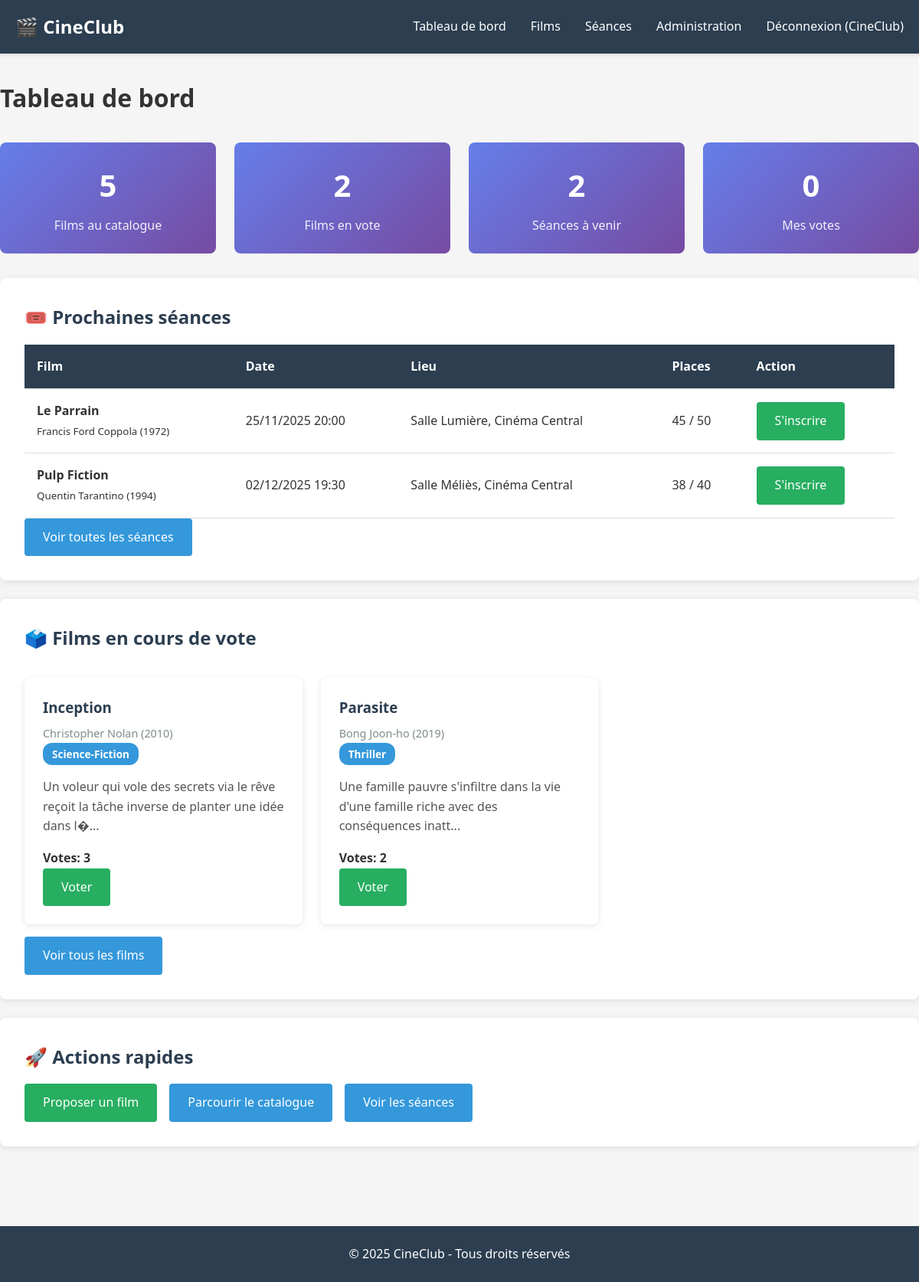
/dashboard.php (signed in), run on the app's committed database.
### tables this page shows
CREATE TABLE seances (
    id INT PRIMARY KEY AUTO_INCREMENT,
    film_id INT NOT NULL,
    date_seance DATETIME NOT NULL,
    lieu VARCHAR(200) NOT NULL,
    capacite_max INT DEFAULT 50,
    places_restantes INT DEFAULT 50,
    FOREIGN KEY (film_id) REFERENCES films(id) ON DELETE CASCADE,
    INDEX idx_date (date_seance),
    INDEX idx_film (film_id)
);

CREATE TABLE films (
    id INT PRIMARY KEY AUTO_INCREMENT,
    titre VARCHAR(200) NOT NULL,
    realisateur VARCHAR(150) NOT NULL,
    annee INT NOT NULL,
    genre VARCHAR(50) NOT NULL,
    synopsis TEXT,
    duree INT,
    statut ENUM('propose', 'en_vote', 'programme', 'visionne') DEFAULT 'propose',
    user_id INT NOT NULL,
    date_proposition DATETIME DEFAULT CURRENT_TIMESTAMP,
    FOREIGN KEY (user_id) REFERENCES users(id) ON DELETE CASCADE,
    INDEX idx_statut (statut),
    INDEX idx_user (user_id)
);

### config/database.php (called while the page is built, shortened)
<?php
function isLoggedIn() {
    return isset($_SESSION['user_id']);
}
function isAdmin() {
    return isset($_SESSION['role']) && $_SESSION['role'] === 'admin';
}
?>

### dashboard.php (the view, shortened to what this page needs)
<?php
require_once 'config/database.php';
$stmt = $pdo->query("SELECT COUNT(*) as total FROM films");
$total_films = $stmt->fetch()['total'];
$stmt = $pdo->query("SELECT COUNT(*) as total FROM films WHERE statut = 'en_vote'");
$films_en_vote = $stmt->fetch()['total'];
$stmt = $pdo->query("SELECT COUNT(*) as total FROM seances WHERE date_seance >= NOW()");
$prochaines_seances = $stmt->fetch()['total'];
$stmt = $pdo->prepare("SELECT COUNT(*) as total FROM votes WHERE user_id = ?");
$stmt->execute([$_SESSION['user_id']]);
$mes_votes = $stmt->fetch()['total'];
$stmt = $pdo->query("
    SELECT s.*, f.titre, f.realisateur, f.annee,
           (SELECT COUNT(*) FROM participations WHERE seance_id = s.id) as inscrits
    FROM seances s
    JOIN films f ON s.film_id = f.id
    WHERE s.date_seance >= NOW()
    ORDER BY s.date_seance ASC
    LIMIT 3
");
$prochaines_seances_list = $stmt->fetchAll();
$stmt = $pdo->query("
    SELECT f.*, u.prenom, u.nom,
           (SELECT COUNT(*) FROM votes WHERE film_id = f.id) as total_votes,
           (SELECT COUNT(*) FROM votes WHERE film_id = f.id AND user_id = {$_SESSION['user_id']}) as user_voted
    FROM films f
    JOIN users u ON f.user_id = u.id
    WHERE f.statut = 'en_vote'
    ORDER BY total_votes DESC
    LIMIT 4
");
$films_vote = $stmt->fetchAll();
include 'includes/header.php';
?>
<h1 style="margin-bottom: 2rem;">Tableau de bord</h1>
<div class="stats-grid">
    <div class="stat-card">
        <h3><?php echo $total_films; ?></h3>
        <p>Films au catalogue</p>
    </div>
    <div class="stat-card">
        <h3><?php echo $films_en_vote; ?></h3>
        <p>Films en vote</p>
    </div>
    <div class="stat-card">
        <h3><?php echo $prochaines_seances; ?></h3>
        <p>Séances à venir</p>
    </div>
    <div class="stat-card">
        <h3><?php echo $mes_votes; ?></h3>
        <p>Mes votes</p>
    </div>
</div>
<div class="card">
    <h2>🎟️ Prochaines séances</h2>
    <?php if (empty($prochaines_seances_list)): ?>
        <p>Aucune séance programmée pour le moment.</p>
    <?php else: ?>
        <table class="table">
            <thead>
                <tr>
                    <th>Film</th>
                    <th>Date</th>
                    <th>Lieu</th>
                    <th>Places</th>
                    <th>Action</th>
                </tr>
            </thead>
            <tbody>
                <?php foreach ($prochaines_seances_list as $seance): ?>
                    <tr>
                        <td>
                            <strong><?php echo htmlspecialchars($seance['titre']); ?></strong><br>
                            <small><?php echo htmlspecialchars($seance['realisateur']); ?> (<?php echo $seance['annee']; ?>)</small>
                        </td>
                        <td><?php echo date('d/m/Y H:i', strtotime($seance['date_seance'])); ?></td>
                        <td><?php echo htmlspecialchars($seance['lieu']); ?></td>
                        <td><?php echo $seance['places_restantes']; ?> / <?php echo $seance['capacite_max']; ?></td>
                        <td>
                            <a href="seances.php?action=register&id=<?php echo $seance['id']; ?>" class="btn btn-success">S'inscrire</a>
                        </td>
                    </tr>
                <?php endforeach; ?>
            </tbody>
        </table>
        <a href="seances.php" class="btn">Voir toutes les séances</a>
    <?php endif; ?>
</div>
<div class="card">
    <h2>🗳️ Films en cours de vote</h2>
    <?php if (empty($films_vote)): ?>
        <p>Aucun film en vote actuellement.</p>
    <?php else: ?>
        <div class="films-grid">
            <?php foreach ($films_vote as $film): ?>
                <div class="film-card">
                    <h3><?php echo htmlspecialchars($film['titre']); ?></h3>
                    <p class="film-meta">
                        <?php echo htmlspecialchars($film['realisateur']); ?> (<?php echo $film['annee']; ?>)<br>
                        <span class="badge badge-vote"><?php echo $film['genre']; ?></span>
                    </p>
                    <p class="film-synopsis">
                        <?php echo substr(htmlspecialchars($film['synopsis']), 0, 100); ?>...
                    </p>
                    <p><strong>Votes: <?php echo $film['total_votes']; ?></strong></p>
                    <?php if ($film['user_voted'] > 0): ?>
                        <span class="badge badge-visionne">✓ Vous avez voté</span>
                    <?php else: ?>
                        <a href="vote.php?film_id=<?php echo $film['id']; ?>" class="btn btn-success">Voter</a>
                    <?php endif; ?>
                </div>
            <?php endforeach; ?>
        </div>
        <a href="films.php" class="btn" style="margin-top: 1rem;">Voir tous les films</a>
    <?php endif; ?>
</div>
<div class="card">
    <h2>🚀 Actions rapides</h2>
    <div style="display: flex; gap: 1rem; flex-wrap: wrap;">
        <a href="propose_film.php" class="btn btn-success">Proposer un film</a>
        <a href="films.php" class="btn">Parcourir le catalogue</a>
        <a href="seances.php" class="btn">Voir les séances</a>
    </div>
</div>
<?php include 'includes/footer.php'; ?>

### includes/header.php (shortened to what this page needs)
<!DOCTYPE html>
<html lang="fr">
<head>
    <link rel="stylesheet" href="css/style.css">
</head>
<body>
    <nav class="navbar">
        <div class="container">
            <a href="index.php" class="logo">🎬 CineClub</a>
            <ul class="nav-links">
                <?php if (isLoggedIn()): ?>
                    <li><a href="dashboard.php">Tableau de bord</a></li>
                    <li><a href="films.php">Films</a></li>
                    <li><a href="seances.php">Séances</a></li>
                    <?php if (isAdmin()): ?>
                        <li><a href="admin/index.php">Administration</a></li>
                    <?php endif; ?>
                    <li><a href="logout.php">Déconnexion (<?php echo $_SESSION['prenom']; ?>)</a></li>
                <?php else: ?>
                    <li><a href="login.php">Connexion</a></li>
                    <li><a href="register.php">Inscription</a></li>
                <?php endif; ?>
            </ul>
        </div>
    </nav>
    <div class="container main-content">

### includes/footer.php
</div>
    <footer class="footer">
        <div class="container">
            <p>&copy; 2025 CineClub - Tous droits réservés</p>
        </div>
    </footer>
</body>
</html>

### css/style.css (style rules this page uses)
* { margin: 0; padding: 0; box-sizing: border-box; }
body { font-family: 'Segoe UI', Tahoma, Geneva, Verdana, sans-serif; background-color: #f5f5f5; color: #333; line-height: 1.6; }
.container { max-width: 1200px; margin: 0 auto; padding: 0 20px; }
.navbar { background-color: #2c3e50; color: white; padding: 1rem 0; box-shadow: 0 2px 5px rgba(0,0,0,0.1); }
.navbar .container { display: flex; justify-content: space-between; align-items: center; }
.logo { font-size: 1.5rem; font-weight: bold; color: white; text-decoration: none; }
.nav-links { display: flex; list-style: none; gap: 2rem; }
.nav-links a { color: white; text-decoration: none; transition: color 0.3s; }
.main-content { min-height: calc(100vh - 120px); padding: 2rem 0; }
.card { background: white; border-radius: 8px; padding: 2rem; margin-bottom: 1.5rem; box-shadow: 0 2px 10px rgba(0,0,0,0.1); }
.card h2 { color: #2c3e50; margin-bottom: 1rem; }
.btn { display: inline-block; padding: 0.75rem 1.5rem; background-color: #3498db; color: white; border: none; border-radius: 4px; cursor: pointer; text-decoration: none; font-size: 1rem; transition: background-color 0.3s; }
.btn-success { background-color: #27ae60; }
.table { width: 100%; border-collapse: collapse; margin-top: 1rem; }
.table th, .table td { padding: 1rem; text-align: left; border-bottom: 1px solid #ddd; }
.table th { background-color: #2c3e50; color: white; font-weight: 600; }
.films-grid { display: grid; grid-template-columns: repeat(auto-fill, minmax(300px, 1fr)); gap: 1.5rem; margin-top: 2rem; }
.film-card { background: white; border-radius: 8px; padding: 1.5rem; box-shadow: 0 2px 10px rgba(0,0,0,0.1); transition: transform 0.3s; }
.film-card h3 { color: #2c3e50; margin-bottom: 0.5rem; }
.film-meta { color: #7f8c8d; font-size: 0.9rem; margin-bottom: 1rem; }
.film-synopsis { margin-bottom: 1rem; color: #555; }
.badge { display: inline-block; padding: 0.25rem 0.75rem; border-radius: 12px; font-size: 0.85rem; font-weight: 600; margin-right: 0.5rem; }
.badge-vote { background-color: #3498db; color: white; }
.stats-grid { display: grid; grid-template-columns: repeat(auto-fit, minmax(200px, 1fr)); gap: 1.5rem; margin-bottom: 2rem; }
.stat-card { background: linear-gradient(135deg, #667eea 0%, #764ba2 100%); color: white; padding: 1.5rem; border-radius: 8px; text-align: center; }
.stat-card h3 { font-size: 2.5rem; margin-bottom: 0.5rem; }
.stat-card p { font-size: 1rem; opacity: 0.9; }
.footer { background-color: #2c3e50; color: white; text-align: center; padding: 1.5rem 0; margin-top: 3rem; }

### data on the page
seances: film.titre "Le Parrain", film.realisateur "Francis Ford Coppola", film.annee "1972", date_seance "25/11/2025 20:00", lieu "Salle Lumière, Cinéma Central", places_restantes "45", capacite_max "50"
seances: film.titre "Pulp Fiction", film.realisateur "Quentin Tarantino", film.annee "1994", date_seance "02/12/2025 19:30", lieu "Salle Méliès, Cinéma Central", places_restantes "38", capacite_max "40"
films: titre "Inception", realisateur "Christopher Nolan", annee "2010", genre "Science-Fiction", synopsis "Un voleur qui vole des secrets via le rêve reçoit la tâche inverse de planter une idée dans l�", total_votes "3"
films: titre "Parasite", realisateur "Bong Joon-ho", annee "2019", genre "Thriller", synopsis "Une famille pauvre s'infiltre dans la vie d'une famille riche avec des conséquences inatt", total_votes "2"

### other printed values
$_SESSION['prenom'] "CineClub"
$total_films "5"
$films_en_vote "2"
$prochaines_seances "2"
$mes_votes "0"
